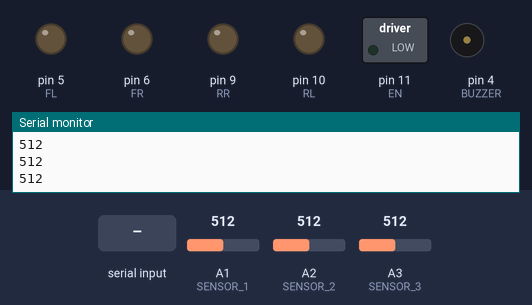
A sketch run on a simulated Arduino Uno, built with avr-gcc and run on an emulated ATmega328P. Shown: switched loads named in the sketch (green lamp = pin HIGH), output pins drawn as LEDs (lit = HIGH), buzzer (waves = sounding, pin HIGH), the last lines printed to the serial monitor. Inputs (shaded band) come from the test bench; at power-on: A1 (SENSOR_1) = 512, A2 (SENSOR_2) = 512, A3 (SENSOR_3) = 512.

Above: at 1.2 s.
1.3 s: A1 (SENSOR_1) set to 0
At 2.0 s:
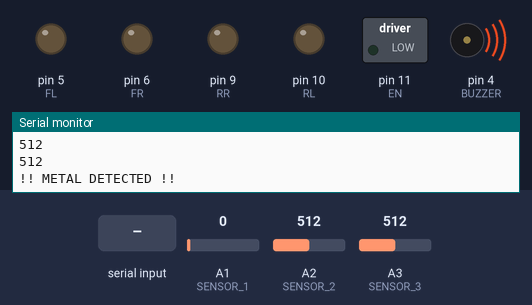
3.0 s: "f\n" received over the second serial link
At 3.15 s:
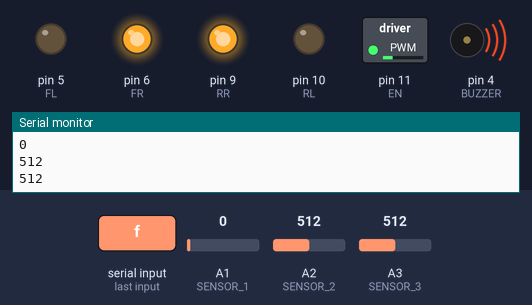
4.7 s: "b\n" received over the second serial link
At 4.85 s:
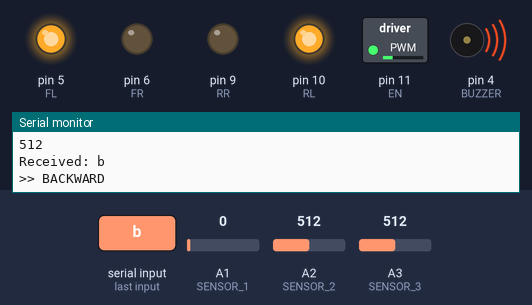
6.5 s: "l\n" received over the second serial link
At 6.65 s:
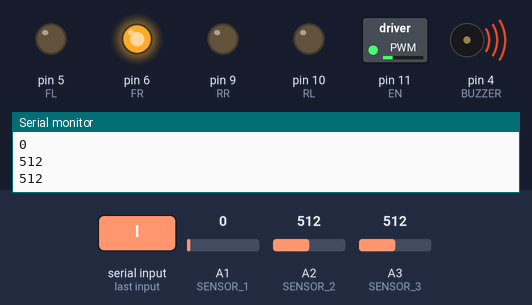
8.2 s: "r\n" received over the second serial link
At 8.35 s:
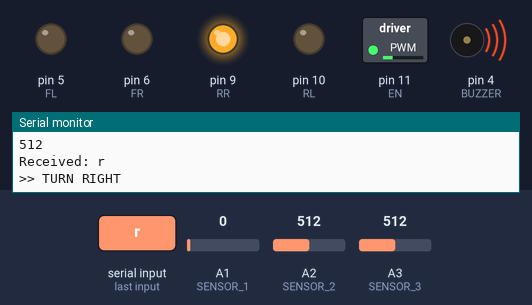
10.0 s: A1 (SENSOR_1) set to 122
At 10.9 s:
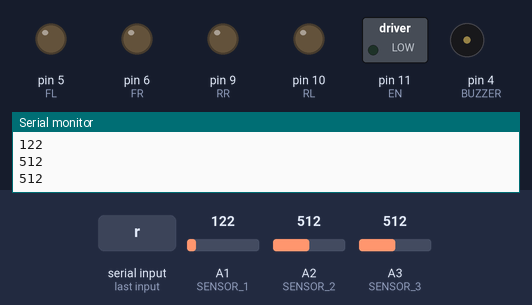
Timing chart, 0 to 12.5 s (numbered marks = the images above; inputs shaded):
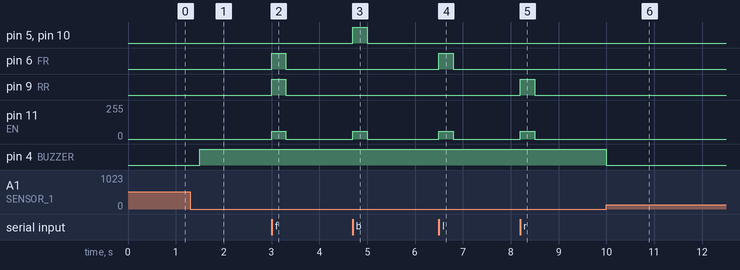

Measured:
- after the input at 1.3 s, pin 4 (BUZZER): LOW → HIGH after 0.20 s
- after the input at 3.0 s, pin 6 (FR), pin 9 (RR): LOW → HIGH at once, → LOW 0.30 s later; pin 11 (EN): 0/255 → 60/255 at once, → 0/255 0.30 s later
- after the input at 4.7 s, pin 5 (FL), pin 10 (RL): LOW → HIGH at once, → LOW 0.30 s later; pin 11 (EN): 0/255 → 60/255 at once, → 0/255 0.30 s later
- after the input at 6.5 s, pin 6 (FR): LOW → HIGH at once, → LOW 0.30 s later; pin 11 (EN): 0/255 → 60/255 at once, → 0/255 0.30 s later
- after the input at 8.2 s, pin 9 (RR): LOW → HIGH at once, → LOW 0.30 s later; pin 11 (EN): 0/255 → 60/255 at once, → 0/255 0.30 s later
- after the input at 10.0 s, pin 4 (BUZZER): HIGH → LOW at once

The sketch:

metal_detecting_robot.ino
```cpp
#include <SoftwareSerial.h>

SoftwareSerial BT(2, 3);

// Motor control pins
const int FL = 5;
const int FR = 6;
const int RR = 9;
const int RL = 10;
const int EN = 11;

// Metal detector pins
const int BUZZER = 4;
const int SENSOR_1 = A1;
const int SENSOR_2 = A2;
const int SENSOR_3 = A3;

// Adjust this threshold based on your sensor's output when metal is near
const int METAL_THRESHOLD = 0;

const int motorDelay = 300;
const int SENSOR_INTERVAL = 500;
String inputString = "";
bool metalDetected = false;
unsigned long motorStopTime = 0;
unsigned long lastSensorCheck = 0;

void setup() {
  pinMode(FL, OUTPUT);
  pinMode(FR, OUTPUT);
  pinMode(RR, OUTPUT);
  pinMode(RL, OUTPUT);
  pinMode(EN, OUTPUT);
  pinMode(BUZZER, OUTPUT);

  pinMode(SENSOR_1, INPUT);
  pinMode(SENSOR_2, INPUT);
  pinMode(SENSOR_3, INPUT);

  stopMotors();
  digitalWrite(BUZZER, LOW);

  Serial.begin(9600);
  BT.begin(9600);

  Serial.println("Bluetooth Robot Ready.");
  Serial.println("Commands: F/front, B/back, L/left, R/right, S/stop");
}

void loop() {
  if (motorStopTime > 0 && millis() >= motorStopTime) {
    stopMotors();
    motorStopTime = 0;
  }

  if (millis() - lastSensorCheck >= SENSOR_INTERVAL) {
    lastSensorCheck = millis();
    checkMetalSensors();
  }

  while (BT.available()) {
    char c = BT.read();

    if (c == '\n' || c == '\r') {
      inputString.trim();
      inputString.toLowerCase();

      if (inputString.length() > 0) {
        Serial.print("Received: ");
        Serial.println(inputString);
        handleCommand(inputString);
      }

      inputString = "";
    } else {
      inputString += c;
    }
  }
}

// ─── Command Handler ──────────────────────────────────────

void handleCommand(String cmd) {
  if (cmd == "f" || cmd == "front") {
    Serial.println(">> FORWARD");
    moveForward();
    motorStopTime = millis() + motorDelay;

  } else if (cmd == "b" || cmd == "back") {
    Serial.println(">> BACKWARD");
    moveBackward();
    motorStopTime = millis() + motorDelay;

  } else if (cmd == "l" || cmd == "left") {
    Serial.println(">> TURN LEFT");
    turnLeft();
    motorStopTime = millis() + motorDelay;

  } else if (cmd == "r" || cmd == "right") {
    Serial.println(">> TURN RIGHT");
    turnRight();
    motorStopTime = millis() + motorDelay;

  } else if (cmd == "s" || cmd == "stop") {
    Serial.println(">> STOP");
    stopMotors();

  } else {
    Serial.print("Unknown command: ");
    Serial.println(cmd);
  }
}

// ─── Metal Detection ─────────────────────────────────────

void checkMetalSensors() {
  int s1 = analogRead(SENSOR_1);
  int s2 = analogRead(SENSOR_2);
  int s3 = analogRead(SENSOR_3);

  Serial.println("Values that are printed");
  Serial.println(s1);
  Serial.println(s2);
  Serial.println(s3);


  bool detected = (s1 == METAL_THRESHOLD) || (s2 == METAL_THRESHOLD) || (s3 == METAL_THRESHOLD);

  if (detected && !metalDetected) {
    metalDetected = true;
    digitalWrite(BUZZER, HIGH);
    Serial.println("!! METAL DETECTED !!");
  } else if (!detected && metalDetected) {
    metalDetected = false;
    digitalWrite(BUZZER, LOW);
    Serial.println("-- Metal out of range");
  }
}

// ─── Movement Functions ───────────────────────────────────

void turnLeft() {
  analogWrite(EN, 60);
  digitalWrite(FL, LOW);
  digitalWrite(FR, HIGH);
  digitalWrite(RL, LOW);
  digitalWrite(RR, LOW);
}

void turnRight() {
  analogWrite(EN, 60);
  digitalWrite(FL, LOW);
  digitalWrite(FR, LOW);
  digitalWrite(RL, LOW);
  digitalWrite(RR, HIGH);
}

void moveBackward() {
  analogWrite(EN, 60);
  digitalWrite(FL, HIGH);
  digitalWrite(RL, HIGH);
  digitalWrite(FR, LOW);
  digitalWrite(RR, LOW);
}

void moveForward() {
  analogWrite(EN, 60);
  digitalWrite(FR, HIGH);
  digitalWrite(RR, HIGH);
  digitalWrite(FL, LOW);
  digitalWrite(RL, LOW);
}

void stopMotors() {
  analogWrite(EN, 0);
  digitalWrite(FL, LOW);
  digitalWrite(FR, LOW);
  digitalWrite(RL, LOW);
  digitalWrite(RR, LOW);
}
```
